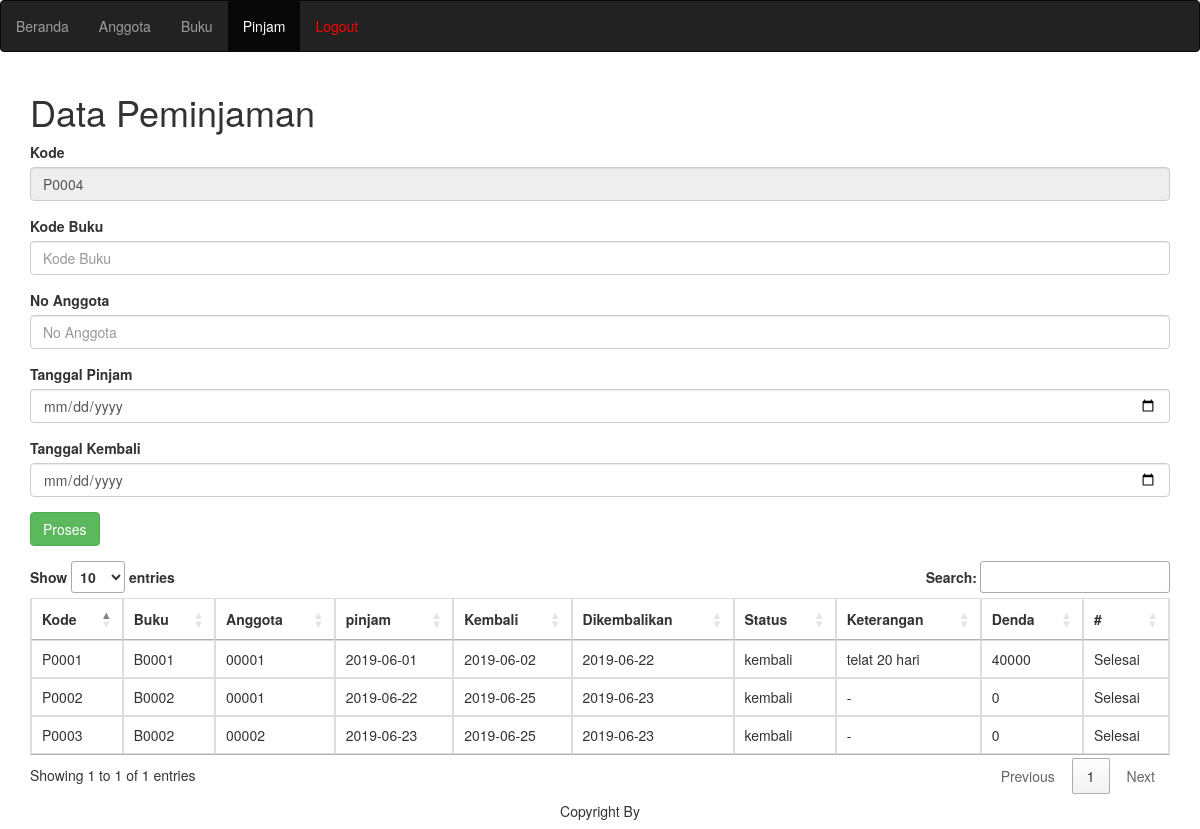
Page /pinjam.php (signed in) on the committed database.
### tables this page shows
CREATE TABLE `peminjaman` (
  `kd_pinjam` varchar(5) NOT NULL,
  `kd_buku` varchar(5) NOT NULL,
  `no_agt` int(5) UNSIGNED ZEROFILL NOT NULL,
  `tgl_pinjam` date NOT NULL,
  `tgl_kembali` date NOT NULL,
  `tgl_dikembalikan` date DEFAULT NULL,
  `status` varchar(20) NOT NULL,
  `keterangan` text,
  `denda` int(11) DEFAULT NULL
);

### pinjam.php (the view, shortened to what this page needs)
<!DOCTYPE html>
<html>
<?php
if (!isset($_SESSION['username'])) {
	echo "<script>alert('Silahkan Login Dulu');location.href='login.php'</script>";
} else {
?>
<head>
  	<link rel="stylesheet" href="https://maxcdn.bootstrapcdn.com/bootstrap/3.4.0/css/bootstrap.min.css">
  	<link rel="stylesheet" type="text/css" href="https://cdn.datatables.net/1.10.19/css/jquery.dataTables.css">
</head>
<?php
include 'koneksi.php';
$cek_kd_pinjam = mysqli_query($db, "SELECT MAX(kd_pinjam) FROM peminjaman") or die (mysqli_error());
$cek = mysqli_fetch_array($cek_kd_pinjam);
if ($cek) {
	$nk = substr($cek[0], 1);
	$kode = (int)$nk;
	$kode = $kode + 1;
	$kd_pinjam = "P".str_pad($kode, 4,"0",STR_PAD_LEFT);
} else {
		$kd_pinjam = "P0001";
}
?>
<body>
	<nav class="navbar navbar-inverse">
		<ul class="nav navbar-nav">
			<li><a href="beranda.php">Beranda</a></li>
			<li><a href="anggota.php">Anggota</a></li>
			<li><a href="buku.php">Buku</a></li>
			<li class="active"><a href="pinjam.php">Pinjam</a></li>
			<li><a style="color:red" onclick="return confirm('Yakin ingin keluar?')" href="logout.php">Logout</a></li>
		</ul>
	</nav>
	<div class="container">
		<div>
			<h1>Data Peminjaman</h1>
			<?php
			include 'koneksi.php';
			if (isset($_POST['kembali'])) {
				$kd_pinjam = $_GET['kd_pinjam'];
				$data = mysqli_query($db, "SELECT * FROM peminjaman WHERE kd_pinjam = '$kd_pinjam'");
				$d = mysqli_fetch_array($data);
				date_default_timezone_set('Asia/Jakarta');
				$sekarang = date('Y-m-d');
				echo "
				<form action=\"proses_pinjam.php\" method=\"POST\">
					<div class=\"form-group\">
						<label>Kode</label>
						<input class=\"form-control\" type=\"text\" name=\"kd_pinjam\" maxlength=\"5\" value=\"$kd_pinjam\" readonly>
					</div>
					<div class=\"form-group\">
						<label>Buku</label>
						<input class=\"form-control\" type=\"text\" name=\"kd_buku\" maxlength=\"5\" value=\"$d[kd_buku]\" readonly>
					</div>
					<div class=\"form-group\">
						<label>Anggota</label>
						<input class=\"form-control\" type=\"text\" name=\"no_agt\" maxlength=\"5\" value=\"$d[no_agt]\" readonly>
					</div>
					<div class=\"form-group\">
						<label>Pinjam</label>
						<input class=\"form-control\" type=\"date\" name=\"tgl_pinjam\" value=\"$d[tgl_pinjam]\" readonly>
					</div>
					<div class=\"form-group\">
						<label>Kembali</label>
						<input class=\"form-control\" type=\"date\" name=\"tgl_kembali\" value=\"$d[tgl_kembali]\" readonly>
					</div>
					<div class=\"form-group\">
						<label>DiKembalikan</label>
						<input class=\"form-control\" type=\"date\" name=\"tgl_dikembalikan\" value=\"$sekarang\" readonly>
					</div>
					<div class=\"form-group\">
						<label>Keterangan</label>
						<input class=\"form-control\" type=\"text\" name=\"keterangan\">
					</div>
					<div class=\"form-group\">
						<label>Denda</label>
						<input class=\"form-control\" type=\"number\" name=\"denda\" placeholder=\"jumlah denda\">
					</div>
					<div class=\"form-group\">
						<input class=\"btn btn-success\" type=\"submit\" value=\"Proses\" name=\"kembali\">
					</div>
				</form>";
			} else {
					?>
				<form action="proses_pinjam.php" method="POST">
					<div class="form-group">
						<label>Kode</label>
						<input class="form-control" type="text" name="kd_pinjam" maxlength="5" value="<?php echo $kd_pinjam ?>" readonly>
					</div>
					<div class="form-group">
						<label>Kode Buku</label>
						<input class="form-control" type="text" name="kd_buku" maxlength="5" placeholder="Kode Buku">
					</div>
					<div class="form-group">
						<label>No Anggota</label>
						<input class="form-control" type="text" name="no_agt" maxlength="5" placeholder="No Anggota">
					</div>
					<div class="form-group">
						<label>Tanggal Pinjam</label>
						<input class="form-control" type="date" name="tgl_pinjam">
					</div>
					<div class="form-group">
						<label>Tanggal Kembali</label>
						<input class="form-control" type="date" name="tgl_kembali">
					</div>
					<div class="form-group">
						<input class="btn btn-success" type="submit" value="Proses" name="pinjam">
					</div>
				</form>
				<?php } ?>
				<table id="table" class="table table-bordered" border="1">
					<thead>
						<tr>
							<th>Kode</th>
							<th>Buku</th>
							<th>Anggota</th>
							<th>pinjam</th>
							<th>Kembali</th>
							<th>Dikembalikan</th>
							<th>Status</th>
							<th>Keterangan</th>
							<th>Denda</th>
							<th>#</th>
						</tr>
					</thead>
					<?php
					include 'koneksi.php';
					$data = mysqli_query($db, "SELECT * FROM peminjaman");
					while ($d = mysqli_fetch_array($data)) {
						?>
					<tbody>
						<tr>
							<td><?php echo $d['kd_pinjam']; ?></td>
							<td><?php echo $d['kd_buku']; ?></td>
							<td><?php echo $d['no_agt']; ?></td>
							<td><?php echo $d['tgl_pinjam']; ?></td>
							<td><?php echo $d['tgl_kembali']; ?></td>
							<td><?php echo $d['tgl_dikembalikan']; ?></td>
							<td><?php echo $d['status']; ?></td>
							<td><?php echo $d['keterangan']; ?></td>
							<td><?php echo $d['denda']; ?></td>
							<?php
							if ($d['status'] == 'kembali') {
								echo "<td>Selesai</td>";
							}
							?>
						</tr>
					</tbody>
				<?php } ?>
			</table>
		</div>
	</div>
	<footer>
		<div class="fixed-bottom">
			<h5 align="center">Copyright By </h5>
		</div>
	</footer>
</body>
<?php } ?>
</html>

### rows in the picture
peminjaman: kd_pinjam "P0001", kd_buku "B0001", no_agt "00001", tgl_pinjam "2019-06-01", tgl_kembali "2019-06-02", tgl_dikembalikan "2019-06-22", status "kembali", keterangan "telat 20 hari", denda "40000", shows "Selesai"
peminjaman: kd_pinjam "P0002", kd_buku "B0002", no_agt "00001", tgl_pinjam "2019-06-22", tgl_kembali "2019-06-25", tgl_dikembalikan "2019-06-23", status "kembali", keterangan "-", denda "0", shows "Selesai"
peminjaman: kd_pinjam "P0003", kd_buku "B0002", no_agt "00002", tgl_pinjam "2019-06-23", tgl_kembali "2019-06-25", tgl_dikembalikan "2019-06-23", status "kembali", keterangan "-", denda "0", shows "Selesai"
